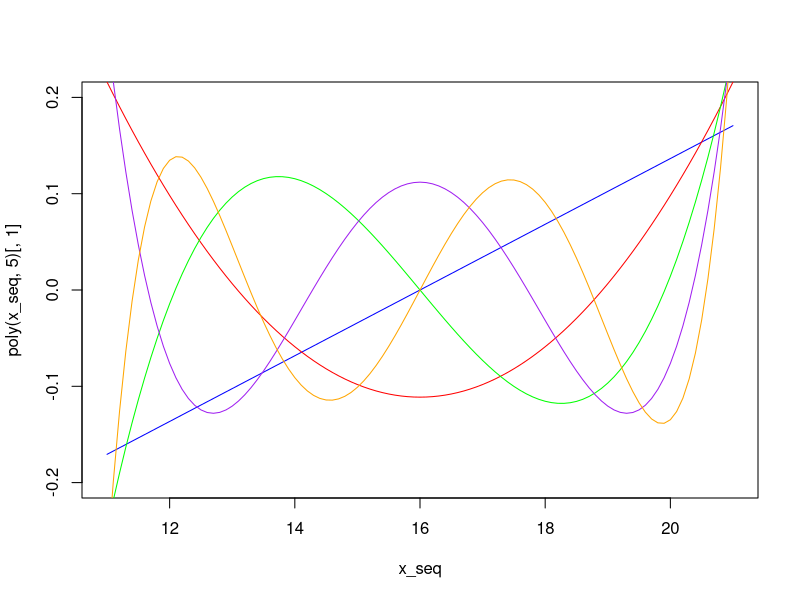
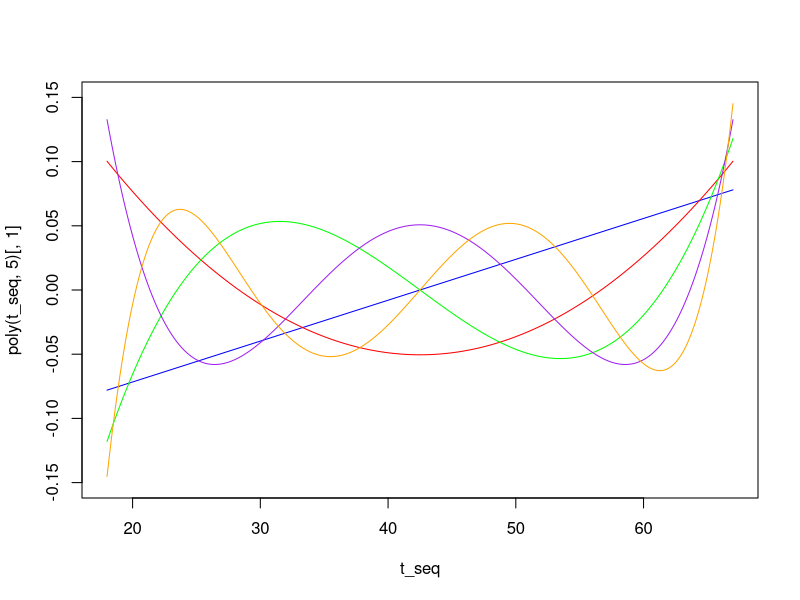
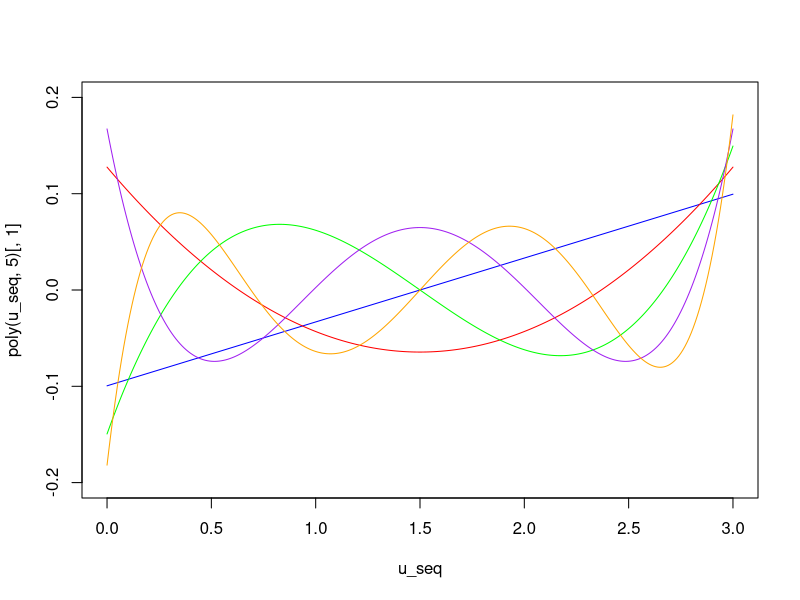

The R source for these figures, in order:
#Genskaber figur 2.6 i reg bogen
x_seq<-seq(11,21,0.1)
plot(x_seq,poly(x_seq,5)[,1],type="n",ylim=c(-0.2,0.2))
lines(x_seq,poly(x_seq,5)[,1],col="blue")
lines(x_seq,poly(x_seq,5)[,2],col="red")
lines(x_seq,poly(x_seq,5)[,3],col="green")
lines(x_seq,poly(x_seq,5)[,4],col="purple")
lines(x_seq,poly(x_seq,5)[,5],col="orange")

#Poly basis i age dimensionen
t_seq<-seq(18,67,0.1)
plot(t_seq,poly(t_seq,5)[,1],type="n",ylim=c(-0.15,0.15))
lines(t_seq,poly(t_seq,5)[,1],col="blue")
lines(t_seq,poly(t_seq,5)[,2],col="red")
lines(t_seq,poly(t_seq,5)[,3],col="green")
lines(t_seq,poly(t_seq,5)[,4],col="purple")
lines(t_seq,poly(t_seq,5)[,5],col="orange")

#Poly basis i duration dimensionen
u_seq<-seq(0,3,0.01)
plot(u_seq,poly(u_seq,5)[,1],type="n",ylim=c(-0.2,0.2))
lines(u_seq,poly(u_seq,5)[,1],col="blue")
lines(u_seq,poly(u_seq,5)[,2],col="red")
lines(u_seq,poly(u_seq,5)[,3],col="green")
lines(u_seq,poly(u_seq,5)[,4],col="purple")
lines(u_seq,poly(u_seq,5)[,5],col="orange")


